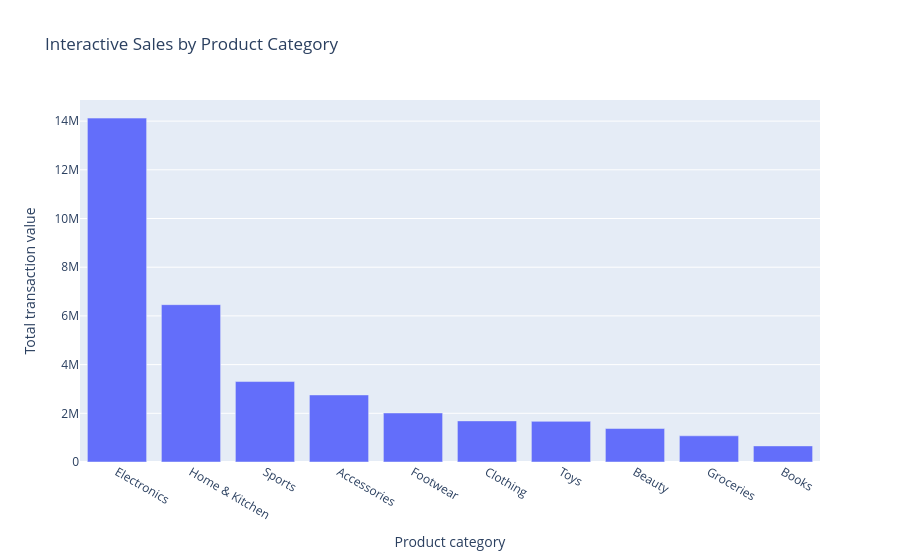

Source (notebook cell):
### Markdown cell above
## Sample snippet — Plotly: interactive category comparison

Plotly is optional in this notebook. Install it in Colab if needed. The hover tooltip makes it easier to inspect values without crowding the chart with labels.

### Code cell
import plotly.express as px

fig = px.bar(
    category_summary.sort_values("total_sales", ascending=False),
    x="product_category",
    y="total_sales",
    hover_data=["transactions", "avg_transaction_value", "units_sold"],
    title="Interactive Sales by Product Category",
    labels={"product_category": "Product category",
            "total_sales": "Total transaction value"}
)
fig.show()

### Figure 1 — Plotly figure (JSON) as saved in the notebook; plotly's stock layout.template omitted (floating-point values rounded to 4 significant figures)
{"data": [{"customdata": [[9974.0, 1416.0, 14500.0], [9886.0, 653.6, 14390.0], [9975.0, 331.2, 14500.0], [10160.0, 271.2, 14730.0], [10100.0, 199.3, 14530.0], [9911.0, 170.4, 14320.0], [10050.0, 166.0, 14660.0], [9984.0, 137.7, 14380.0], [9925.0, 108.4, 14270.0], [10030.0, 65.92, 14440.0]], "hovertemplate": "Product category=%{x}<br>Total transaction value=%{y}<br>transactions=%{customdata[0]}<br>avg_transaction_value=%{customdata[1]}<br>units_sold=%{customdata[2]}<extra></extra>", "legendgroup": "", "marker": {"color": "#636efa", "pattern": {"shape": ""}}, "name": "", "orientation": "v", "showlegend": false, "textposition": "auto", "type": "bar", "x": ["Electronics", "Home & Kitchen", "Sports", "Accessories", "Footwear", "Clothing", "Toys", "Beauty", "Groceries", "Books"], "xaxis": "x", "y": [14120000.0, 6461000.0, 3304000.0, 2755000.0, 2013000.0, 1688000.0, 1669000.0, 1375000.0, 1076000.0, 661200.0], "yaxis": "y"}], "layout": {"barmode": "relative", "legend": {"tracegroupgap": 0}, "title": {"text": "Interactive Sales by Product Category"}, "xaxis": {"anchor": "y", "domain": [0, 1], "title": {"text": "Product category"}}, "yaxis": {"anchor": "x", "domain": [0, 1], "title": {"text": "Total transaction value"}}}}
